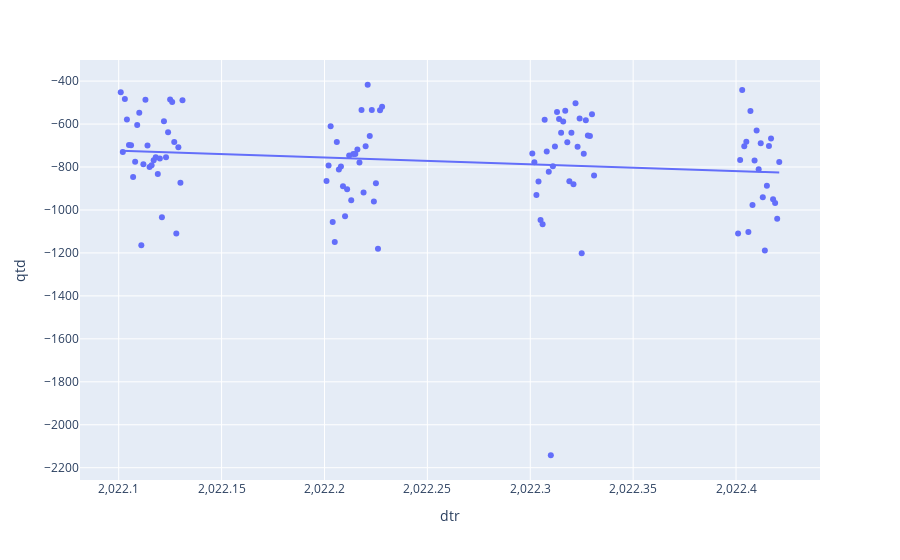

The cell this chart's notebook holds for it:
### Code cell
import plotly.express as px
import os
import pandas as pd
 
#Changing the current working directory

df = pd.read_json("VendaFINALGG.json")
df = df.copy()
 
categorical_col_updated = ['qtd','dtr']
#bike = pandas.get_dummies(bike, columns = categorical_col_updated) 
 
#Separating the dependent and independent data variables into two data frames.
from sklearn.model_selection import train_test_split 
   
X =df.drop(['qtd'],axis=1) 
Y = df['dtr']

X =df.drop(['dtr'],axis=1) 
Y = df['qtd']

#Building the Decision Tree Model on our dataset
from sklearn.tree import DecisionTreeRegressor
X_train, X_test, Y_train, Y_test = train_test_split(df, Y, test_size=0.2,random_state=0)

print (X_test.shape, Y_test.shape)
DT_model = DecisionTreeRegressor(max_depth=5).fit(X_train,Y_train)
DT_predict = DT_model.predict(X_test) #Predictions on Testing data

print(DT_predict)

#! pip install statsmodels

df =pd.read_json("VendaFINALGG.json")
fig = px.scatter(df, x="dtr", y="qtd", trendline="ols")
fig.show()
